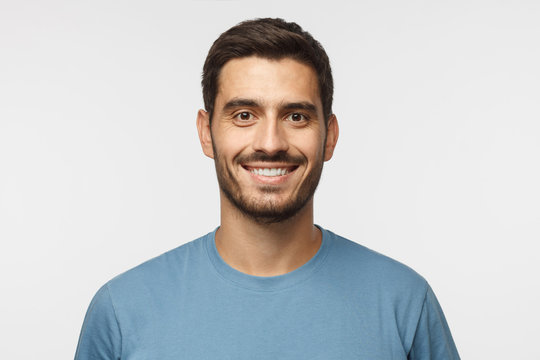
#> input picture OM/Lab-3/lena.jpeg, 540 x 360 px
$ jupyter execute --allow-errors 1.ipynb   (shell and % lines are left out)
#> lines starting #> are read from the running program, lines starting #| are printed output that depends on the picture
[cell 1]
import numpy as np
from PIL import Image,ImageFont,ImageDraw
from PIL.ImageChops import add,subtract,difference,multiply,screen
import PIL.ImageStat as stat
from skimage.io import imread,imsave,imshow,show,imread_collection,imshow_collection
from skimage import color,exposure , img_as_float , data
from skimage.transform import SimilarityTransform,warp,swirl
from skimage.util import invert , random_noise , montage
import matplotlib.image as mpimg
import matplotlib.pylab as plt
from scipy.ndimage import affine_transform,zoom
from scipy import misc
import cv2

[cell 2]
im = Image.open("lena.jpeg")
#> im is the input picture: PIL image 540x360 RGB; mean R, G, B 201.3, 202.8, 203.9
im

[cell 3]
im = Image.open('lena.jpeg')
iml = im.convert('L')
imp = im.convert('P')

im.show()
iml.show()
imp.show()

[cell 4]
im = Image.open('lena.jpeg').convert('L')
print(im.width,im.height,im.mode,im.format,type(im))
#| 540 360 L None <class 'PIL.Image.Image'>
im

[cell 5]
plt.figure(figsize=(2,2))
# plt.imshow(im)
plt.imshow(im,cmap = "grey")
plt.axis('off')
plt.show()

[cell 6]
#converting image to mathematical array to perform funcs and transformations
x = np.array(im)
print(x.shape,x.dtype,x.min(),x.max())
#| (360, 540) uint8 6 254
print(x)
#> (printed output is left out)

[cell 7]
# by using imread we can directly use im to show mathematical values and get matrix values.
im = imread("lena.jpeg" )   # <- lena.jpeg , L = luminance i.e intensity
im
# im.shape
#it gives 3D image as an output

[cell 8]
#image blending
#produce mulitple intermediate photos , then we run through speedily
# which gives illusion of One image converting to another image

#Signal Super Imposition

#resizing both image to same size for blending as it is compulsory for blending
#modes of both imagee must be same if rgb then both rgb
#converting image to signal using normal distribution , where image normalize by dividing through highest intensity (255)
im1 = mpimg.imread("lena.jpeg")/255
#> (the rest of this cell did not finish here and is left out)

[cell 9]
im1 = Image.open('lena.jpeg')
im1 = im1.resize((100,100))
#> im1: PIL image 100x100 RGB
#> (the rest of this cell did not finish here and is left out)

[cell 10]
#Composition
im5 = Image.open('b2.jpeg')
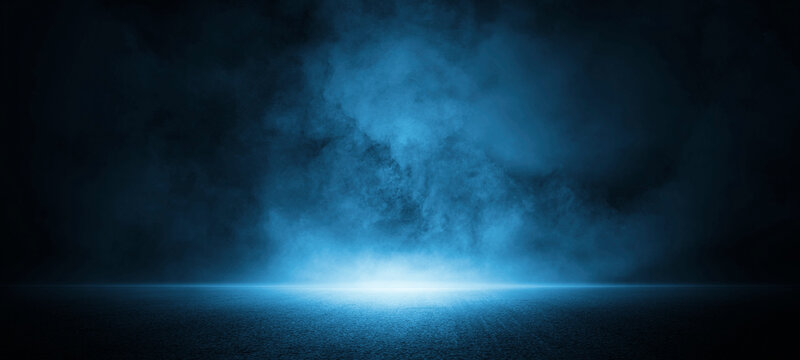
#> input picture OM/Lab-3/b2.jpeg, 800 x 360 px
#> im5 is the input picture: PIL image 800x360 RGB; mean R, G, B 18, 51, 71.4
im5_resize = im5.resize((564,612))
im6 = Image.open('male2.jpeg')
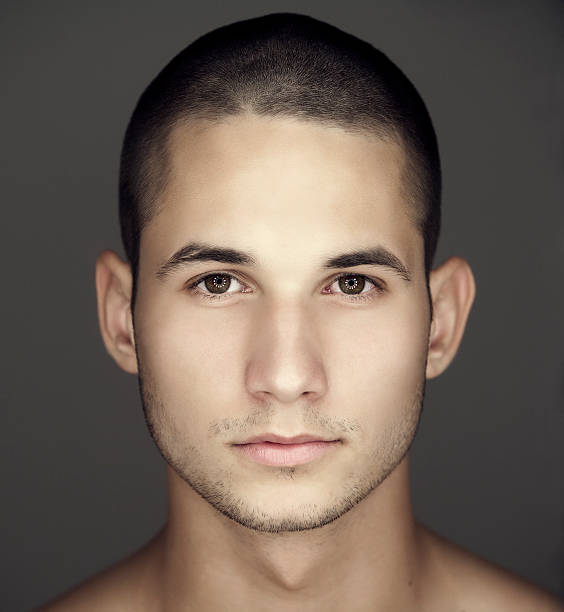
#> input picture OM/Lab-3/male2.jpeg, 564 x 612 px
#> im6 is the input picture: PIL image 564x612 RGB; mean R, G, B 111.1, 96.8, 86.3


im5_resize = im5_resize.convert("RGBA")
#> im5_resize: PIL image 564x612 RGBA
im6 = im6.convert("RGBA")
#> im6: PIL image 564x612 RGBA

mask = im6.copy()
mask.putalpha(150) #lesser alpha will dominate im5 image
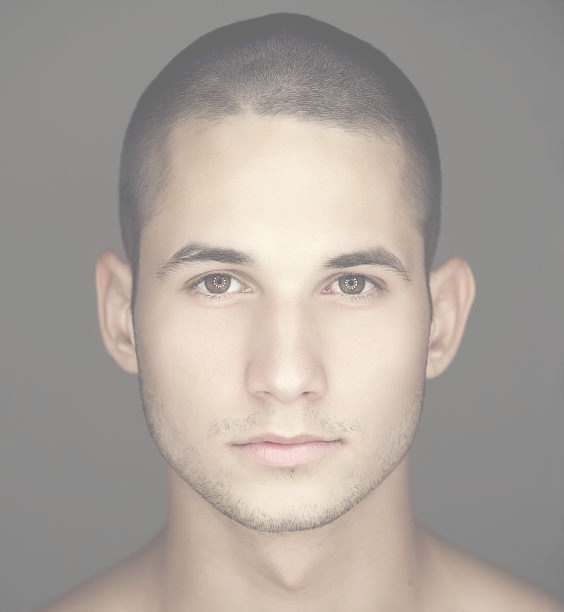
#> mask: PIL image 564x612 RGBA; mean R, G, B, A 111.1, 96.8, 86.3, 150; transparent parts drawn white

# Composite the images using the mask
result = Image.composite(im6, im5_resize, mask)

# Show the result
result.show()

[cell 11]
from PIL import ImageChops as ic


im7 = Image.open('lena.jpeg')
im8 = Image.open('male2.jpeg')

im7 = im8.resize(im1.size)
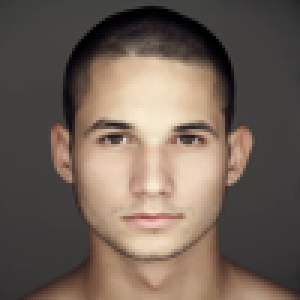
#> im7: PIL image 100x100 RGB (shown 3 times larger); mean R, G, B 111.1, 96.8, 86.3

result = ic.add(im7, im8)
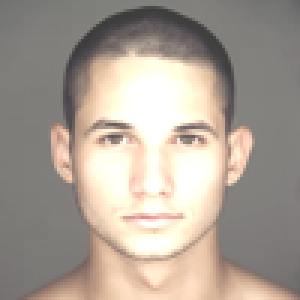
#> result: PIL image 100x100 RGB (shown 3 times larger); mean R, G, B 170.2, 159.5, 148.9
result.show()

[cell 12]
import cv2
import matplotlib.pyplot as plt

# Load the image
im9 = cv2.imread('color.webp')
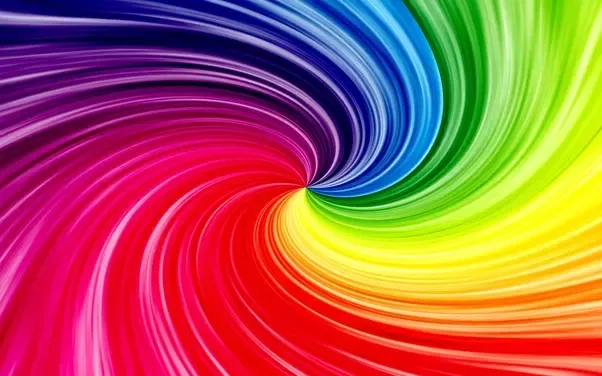
#> input picture OM/Lab-3/color.webp, 602 x 376 px
#> im9 is the input picture: shape (376, 602, 3); mean B, G, R 82.3, 92.4, 169.8

# Split the channels
(B, G, R) = cv2.split(im9)
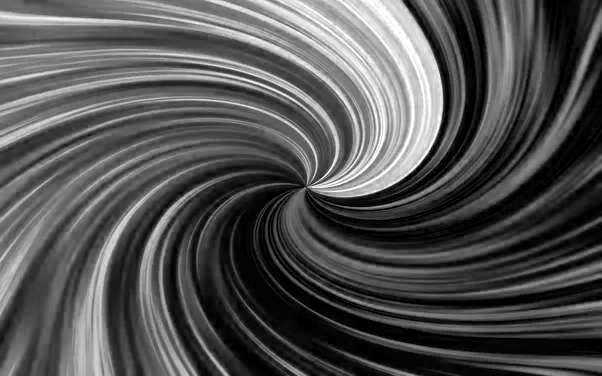
#> B: shape (376, 602); min 0, max 255, mean 82.3
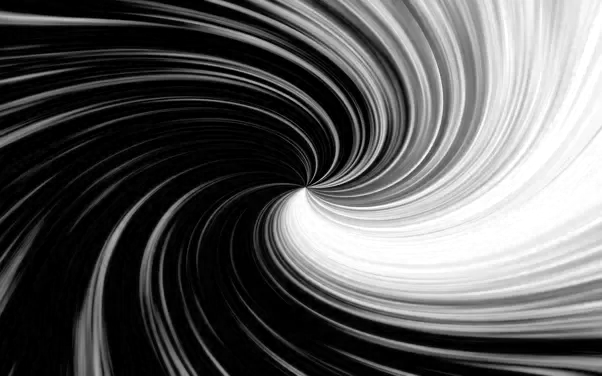
#> G: shape (376, 602); min 0, max 255, mean 92.4
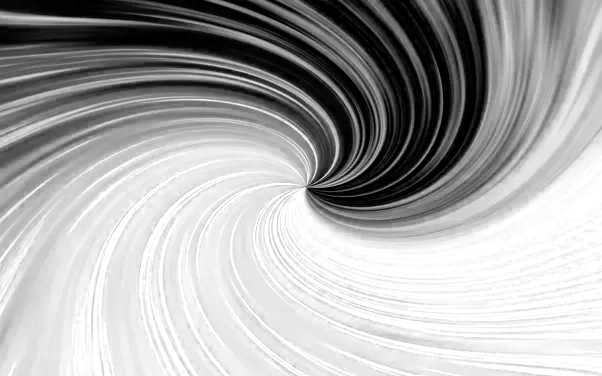
#> R: shape (376, 602); min 0, max 255, mean 169.8

# Display the individual channels
plt.figure(figsize=(12, 4))

plt.subplot(131)
plt.imshow(R, cmap='Reds')
plt.title('Red Channel')
plt.axis('off')

plt.subplot(132)
plt.imshow(G, cmap='Blues')
plt.title('Green Channel')
plt.axis('off')

plt.subplot(133)
plt.imshow(B, cmap='Greens')
plt.title('Blue Channel')
plt.axis('off')

plt.show()

[cell 13]
x = cv2.imread('female.jpeg')
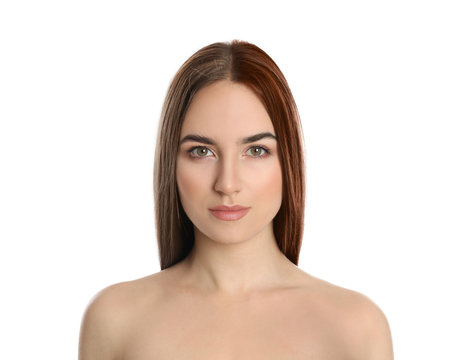
#> input picture OM/Lab-3/female.jpeg, 461 x 360 px
#> x is the input picture: shape (360, 461, 3); mean B, G, R 209.3, 217.2, 230
y = cv2.imread('blue_flowers.jpg')

source = cv2.cvtColor(x,cv2.COLOR_BGR2RGB)
#> (the rest of this cell did not finish here and is left out)
